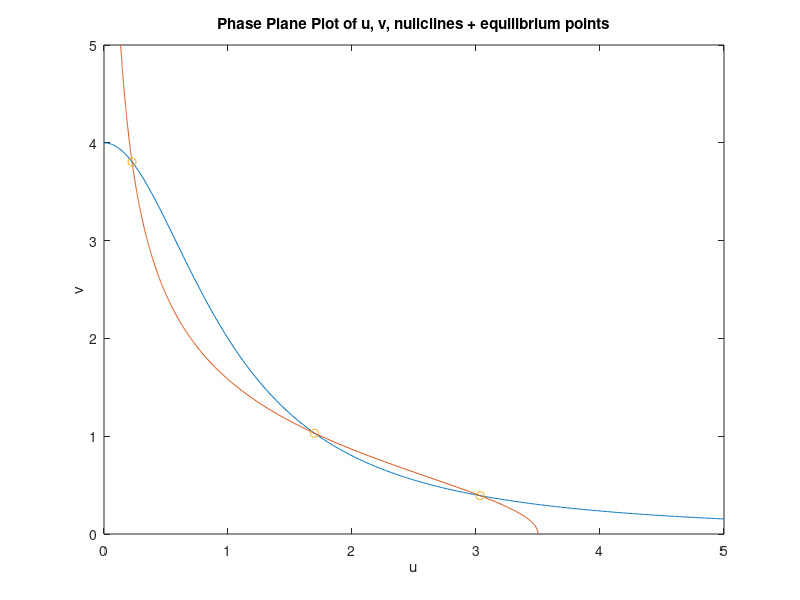
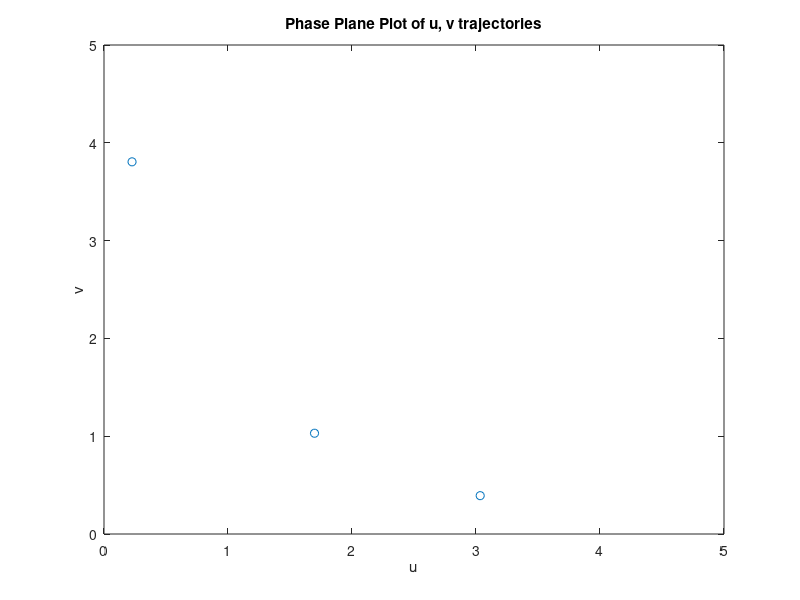

Reproduce these figures in MATLAB, in order. (Note: this script raises an error after producing the figures.)
%% Lab 3: Non-linear systems
% Samantha Sun
% BIOEN 585
% 20190417

clear all; close all; clc
plotOn = 0;

%% Question 1: Stability Analysis

% solve for nullclines + equilibrium points - plot on phase plane plot
a1 = 3.5;
a2 = 4;
beta = 2;

% polynomial eqn - solving for u, v
u_co = [2, -7, 4, -14, 34, -7];   % polynomial coefficients (found analytically)
null_u = roots(u_co);
null_u = null_u (null_u > 0);
null_v = a2 ./ (1 + null_u.^2);

% plotting polynomial
u = 0:0.01:5;
v = 0:0.01:5;
u_null = a1./(1+v.^2);
v_null = a2./(1+u.^2);

figure;
plot(u,v_null)
hold on
plot(u_null,v)
plot(null_u, null_v, 'o')
xlabel('u')
ylabel('v')
xlim([0 5])
ylim([0 5])
title('Phase Plane Plot of u, v, nullclines + equilibrium points')

% stability analysis - get eigenvalues @ each eq point
J1 = [-1, -2*null_v(1)*a1/((1+null_v(1)^2)^2);
        -2*null_u(1)*a2/((1+null_u(1)^2)^2), -1];
[V1,D1] = eig(J1);
    
J2 = [-1, -2*null_v(2)*a1/(1+null_v(2)^2)^2;
    -2*null_u(2)*a2/(1+null_u(2)^2)^2, -1];
[V2,D2] = eig(J2);

J3 = [-1, -2*null_v(3)*a1/(1+null_v(3)^2)^2;
    -2*null_u(3)*a2/(1+null_u(3)^2)^2, -1];
[V3,D3] = eig(J3);

%% Question 2: Phase Plane Analysis

clearvars -except null_u null_v a1 a2 V1 D1 V2 D2 V3 D3

% define eq points
eq1 = [null_u(1), null_v(1)];
eq2 = [null_u(2), null_v(2)];
eq3 = [null_u(3), null_v(3)];

% solve trajectories for array of initial conditions

% real-time plotting magic
figure;
plot(null_u, null_v, 'o')
hold on
xlabel('u')
ylabel('v')
xlim([0 5])
ylim([0 5])
title('Phase Plane Plot of u, v trajectories')

tspan = [0 50];
for i = 0:5
    u0 = i;
    for j = 0:5
        v0 = j;
        [t,y] = ode45(@ode_uv,tspan,[u0 v0]);
        u = y(:,1);
        v = y(:,2);
        
        % colors + add to plot
        if [round(u(end),2), round(v(end),2)] == round(eq1,2)
            plot(u,v,'Color','[0.929 0.694 0.098]') % gold
        end
        
        if [round(u(end),2),round(v(end),2)] == round(eq2,2)
            plot(u,v,'c') % cyan
        end
        
        if [round(u(end),2),round(v(end),2)] == round(eq3,2)
            plot(u,v,'Color','[0.494 0.184 0.556]') % PURPLE
        end
        %pause(0.1)
        
    end
end

% plotting eigenvalues + eigenvectors (EXTRA CREDIT)
% line centered @ each EQ point, length of eigenvalue + direction
% of eigenvector 
% color black or red depending on sign of eigenvalue
% black = pos, red = neg
Ds = [diag(D1); diag(D2); diag(D3)];
EQs = [eq1; eq2; eq3];
Vs = [V1; V2; V3];

for idx = 1:3
    D = Ds(2*idx-1:2*idx);
    eq = EQs(idx,:);
    V = Vs(2*idx-1:2*idx,:);
    x_eq1 = [eq(1) - V(1,1)*sqrt(2)*D(1),eq(1) + V(1,1)*sqrt(2)*D(1)];
    y_eq1 = [eq(2) - V(2,1)*sqrt(2)*D(1),eq(2) + V(2,1)*sqrt(2)*D(1)];
    if D(1) > 0
        plot(x_eq1,y_eq1,'-k')
    else
        plot(x_eq1,y_eq1,'-r')
    end

    x_eq1b = [eq(1) - V(1,2)*sqrt(2)*D(2),eq(1) + V(1,2)*sqrt(2)*D(2)];
    y_eq1b = [eq(2) - V(2,2)*sqrt(2)*D(2),eq(2) + V(2,2)*sqrt(2)*D(2)];
    plot(x_eq1b,y_eq1b,'-r')
    
    if D(1) > 0
        plot(x_eq1b,y_eq1b,'-k')
    else
        plot(x_eq1b,y_eq1b,'-r')
    end
end

%% Question 3: Bifurcation Analysis

